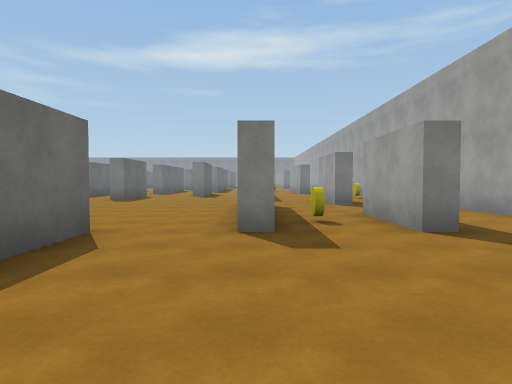
[1] (above)

21 first-person views from a walk through a Unity game level. The camera is 1.4 m above the floor, tilts 2° down and sees 75° across. The floor is counted in squares, 2 m on a side. Each view is taken from the middle of a square. On the plan, view 1 faces up. The plan holds only what a view shows up to about 10 squares ahead; the rest is blank. The place goes on beyond the plan. Surface patterns are stand-ins for the level's own textures.

[2]
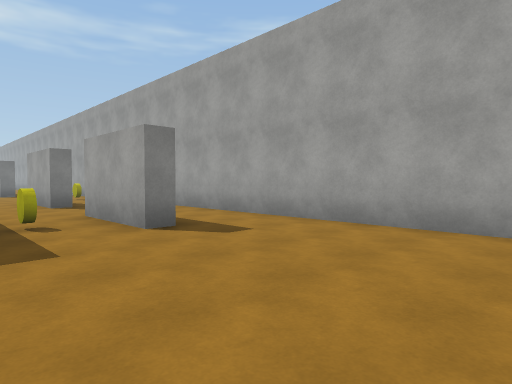

[3]
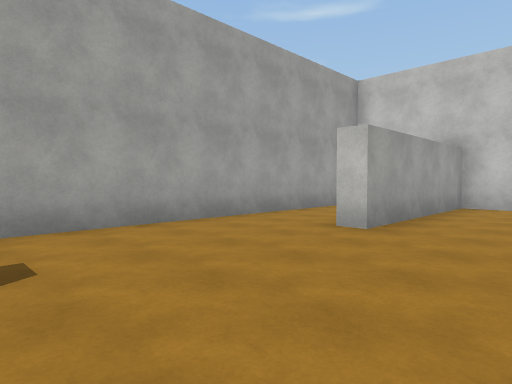

[4]
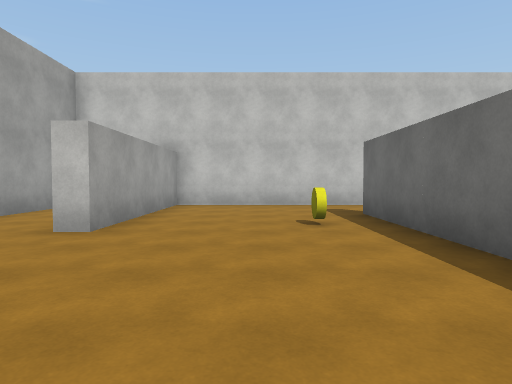

[5]
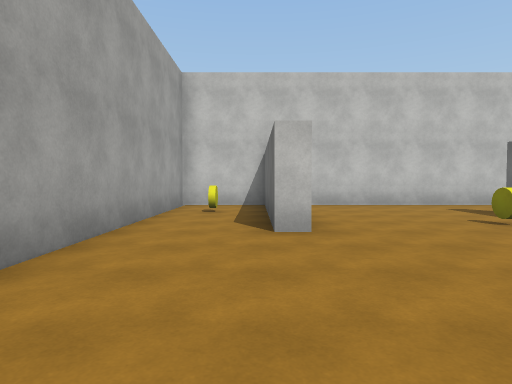

[6]
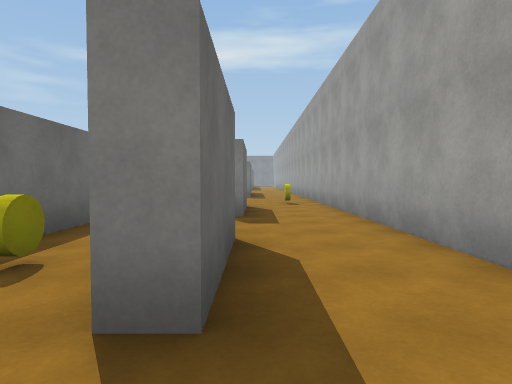

[7]
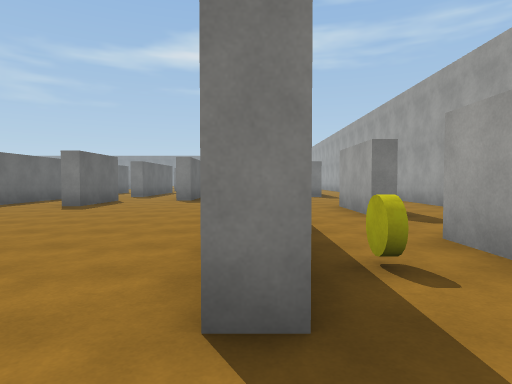

[8]
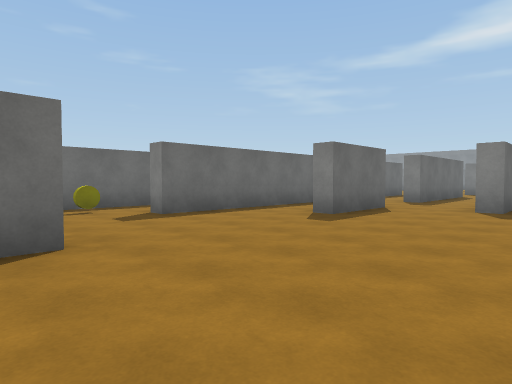

[9]
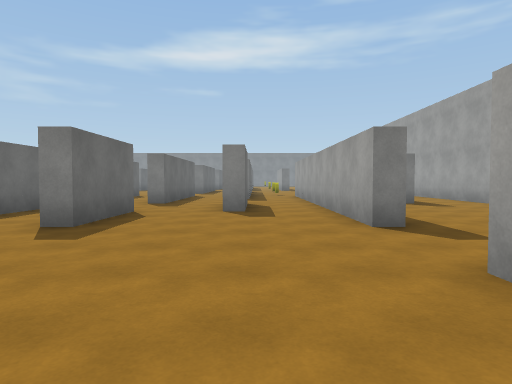

[10]
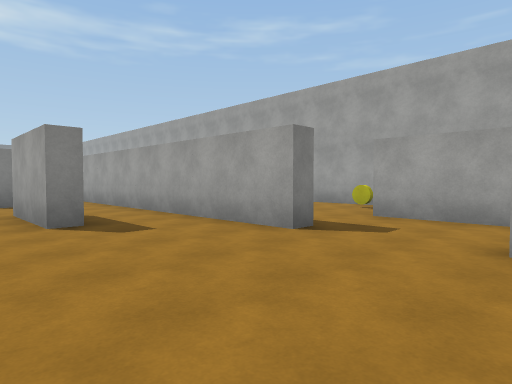

[11]
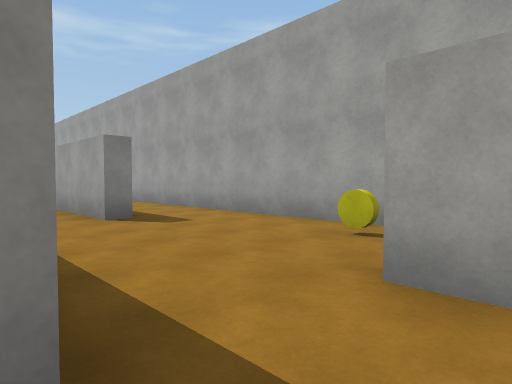

[12]
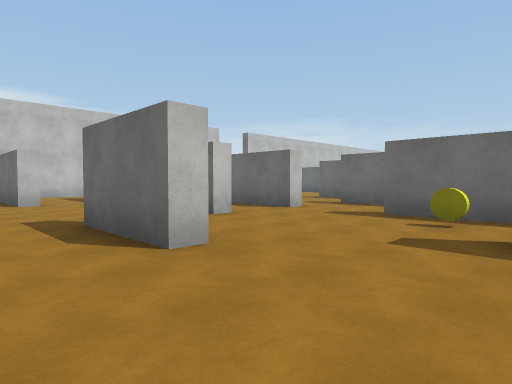

[13]
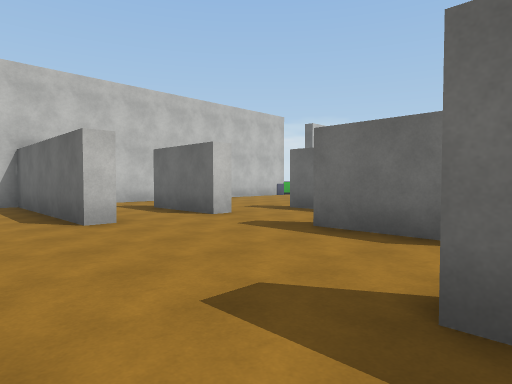

[14]
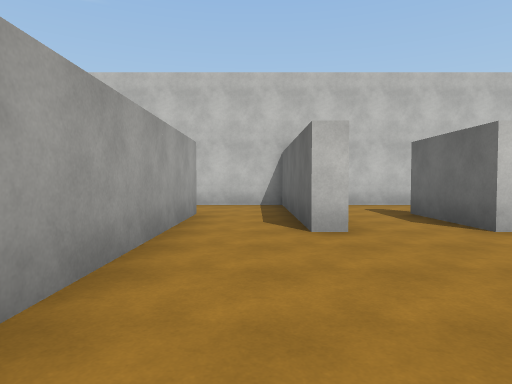

[15]
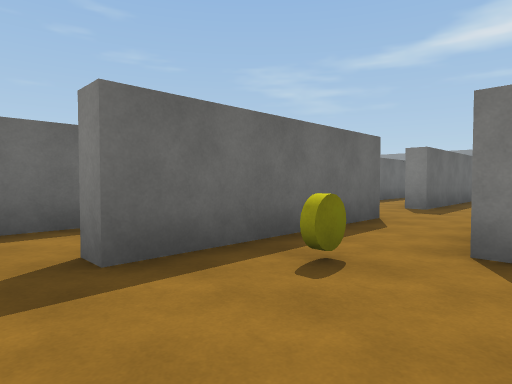

[16]
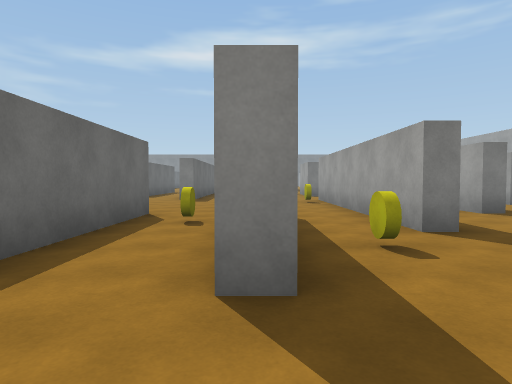

[17]
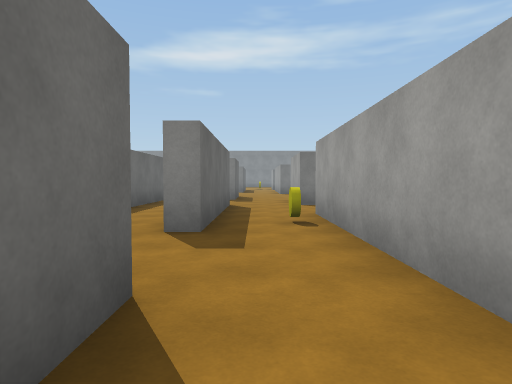

[18]
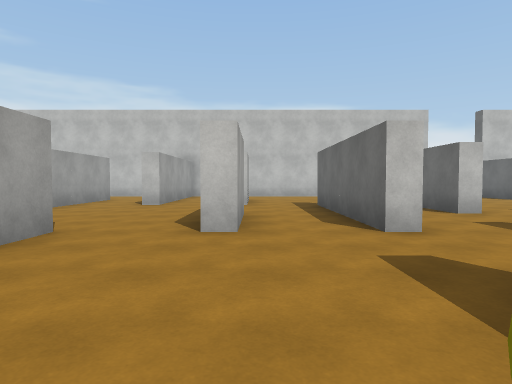

[19]
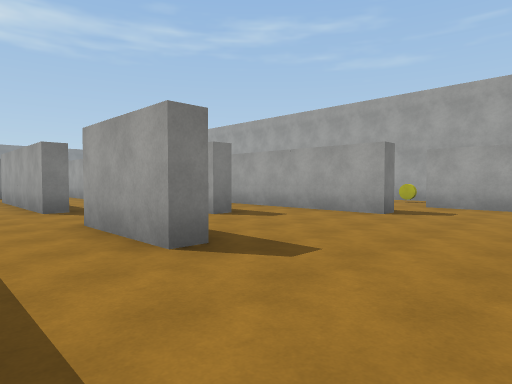

[20]
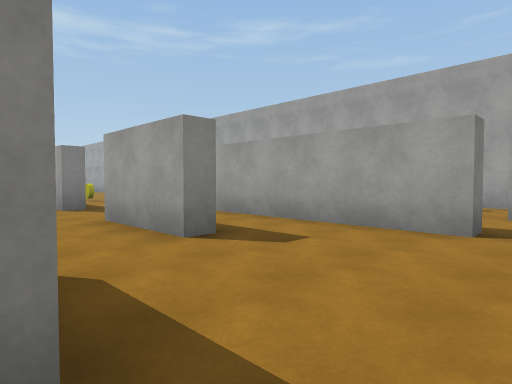

[21]
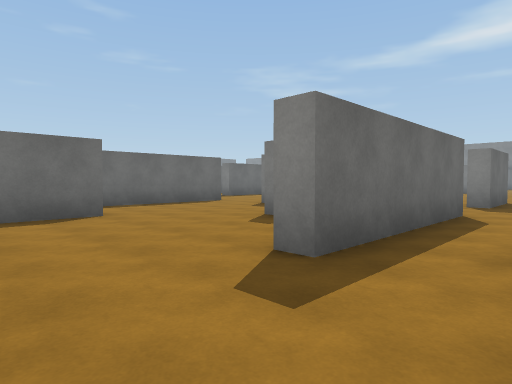

### Floor plan
Ten units are one square. View 1 is at (0, 0); x grows to the right and y downward. Boxes are objects, and circles mark ways between rooms. Rooms are numbered by the first view taken in them; rooms with no view inside come last. Other rooms are left out.
<svg viewBox="-127 -190 183 250">
<path fill="none" stroke="#000" d="M-23 -11 -23 30M4 -45 -2 -45M-23 -45 -23 -29M28 -70 28 -45 23 -45 23 -70M28 55 51 55 51 -125M-48 25 -48 55 23 55 23 5 28 5 28 51M3 -85 3 -65M28 -115 28 -95 23 -95 23 -105M4 -120 -2 -120 -2 -185M23 -105 23 -120M-48 -146 -48 -120 -52 -120 -52 -145M-54 -70 -48 -70 -48 -55M-23 -165 -23 -145 -28 -145 -28 -155M-73 -151 -73 -95M-52 5 -48 5 -48 25M-52 -45 -52 -55M-77 -24 -77 -45M-73 -45 -73 -20M-48 -55 -48 -45M-97 -45 -97 -5M-28 29 -28 -25M-73 -95 -77 -95 -77 -170M-97 -120 -97 -70 -102 -70M-122 -120 -122 -50M-77 -45 -73 -45M-104 -45 -97 -45M-97 -185 -97 -145 -102 -145"/>
<rect x="-15" y="5" width="10" height="10" fill="#bbb"><title>yellow cylinder</title></rect>
<rect x="5" y="-65" width="10" height="10" fill="#bbb"><title>yellow cylinder</title></rect>
<rect x="35" y="25" width="10" height="10" fill="#bbb"><title>yellow cylinder</title></rect>
<rect x="-115" y="-115" width="10" height="10" fill="#bbb"><title>yellow cylinder</title></rect>
<rect x="-95" y="-85" width="10" height="10" fill="#bbb"><title>yellow cylinder</title></rect>
<rect x="-85" y="-165" width="10" height="10" fill="#bbb"><title>yellow cylinder</title></rect>
<circle cx="-10" cy="-50" r="3" fill="#2a7"/>
<circle cx="15" cy="-95" r="3" fill="#2a7"/>
<circle cx="-35" cy="15" r="3" fill="#2a7"/>
<circle cx="-35" cy="-45" r="3" fill="#2a7"/>
<circle cx="-65" cy="-85" r="3" fill="#2a7"/>
<circle cx="-60" cy="-50" r="3" fill="#2a7"/>
<circle cx="-85" cy="-35" r="3" fill="#2a7"/>
<text x="10" y="-10">1</text>
<text x="-20" y="-110">2</text>
<text x="-50" y="-20">3</text>
<text x="-90" y="-100">4</text>
</svg>
Room 1 opens to room 2. Room 1 opens to room 3. Room 2 opens to room 3. Room 2 opens to room 4. Room 3 opens to room 4.

Where each view was taken, in squares from view 1:
view 1: 0 up, 0 right, facing up
view 2: 0 up, 0 right, facing up-right
view 3: 4 up, 0 right, facing down-right
view 4: 4 up, 0 right, facing down
view 5: 4 up, 3 right, facing down
view 6: 3 up, 3 right, facing up
view 7: 3 up, 0 right, facing up
view 8: 6 up, 1 left, facing up-left
view 9: 7 up, 2 left, facing up
view 10: 9 up, 4 left, facing up-right
view 11: 11 up, 0 right, facing up-right
view 12: 10 up, 3 left, facing down-left
view 13: 5 up, 3 left, facing down-left
view 14: 4 up, 4 left, facing down
view 15: 6 up, 7 left, facing up-left
view 16: 5 up, 10 left, facing up
view 17: 10 up, 9 left, facing up
view 18: 9 up, 8 left, facing down
view 19: 9 up, 7 left, facing up-right
view 20: 11 up, 5 left, facing up-right
view 21: 12 up, 8 left, facing up-left
